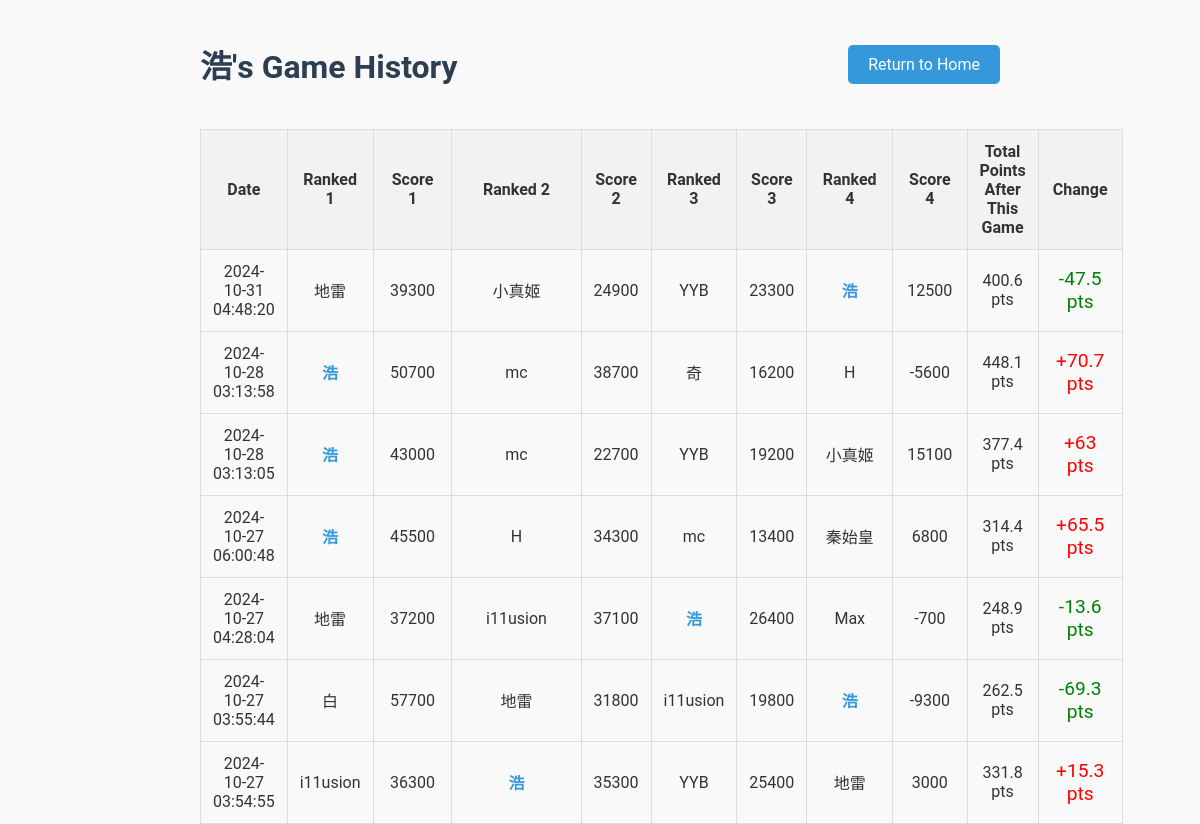
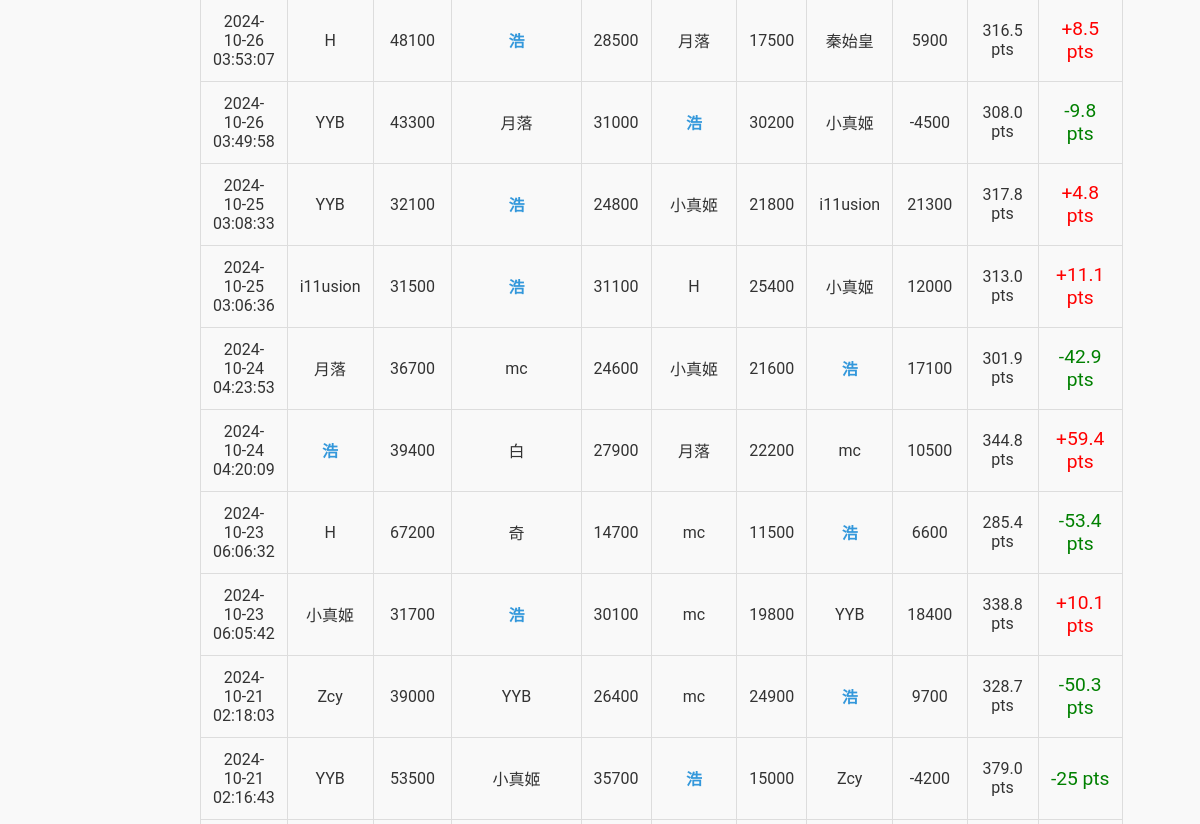
The page /player/浩 (upper part) on the database as committed earlier (2 pictures, top to bottom).
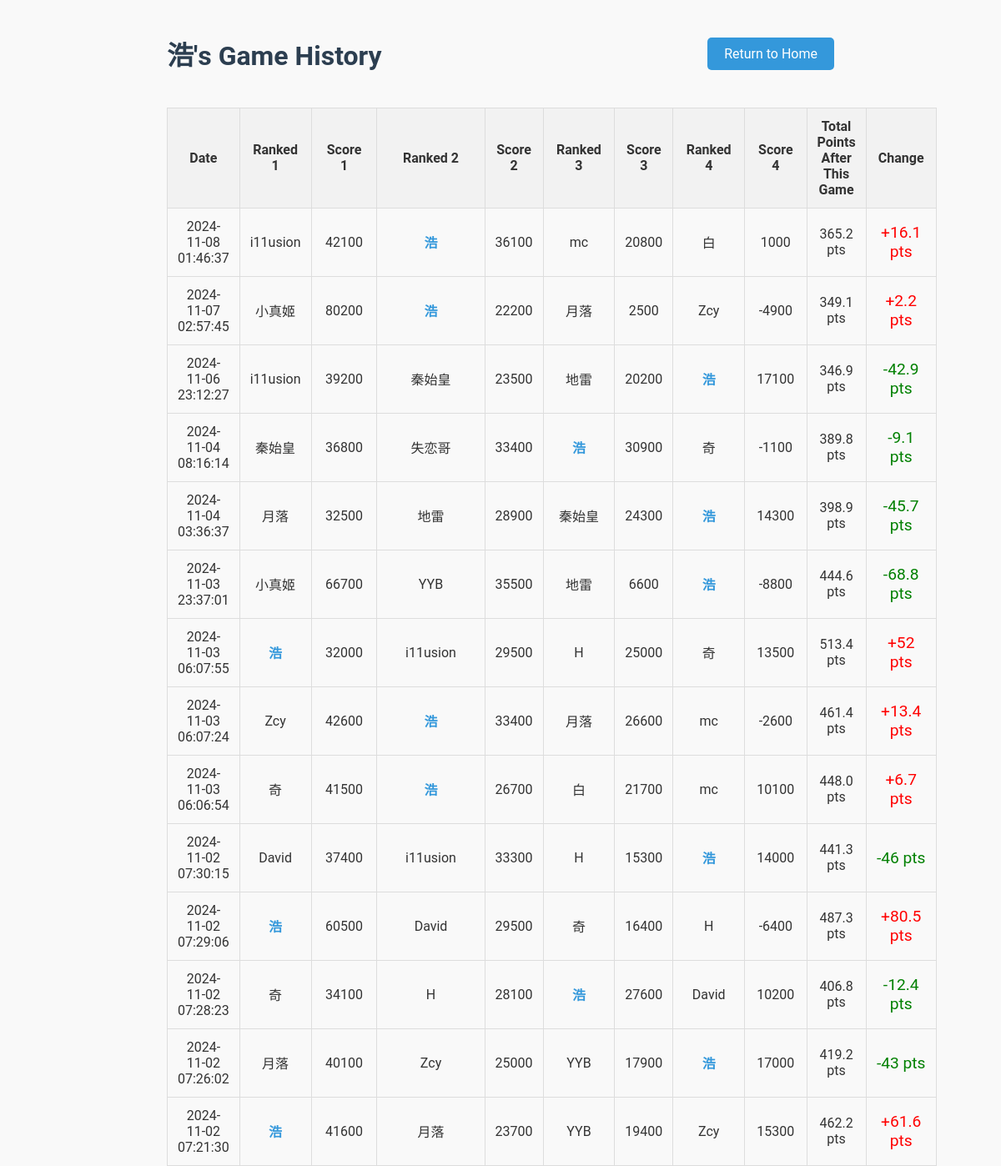
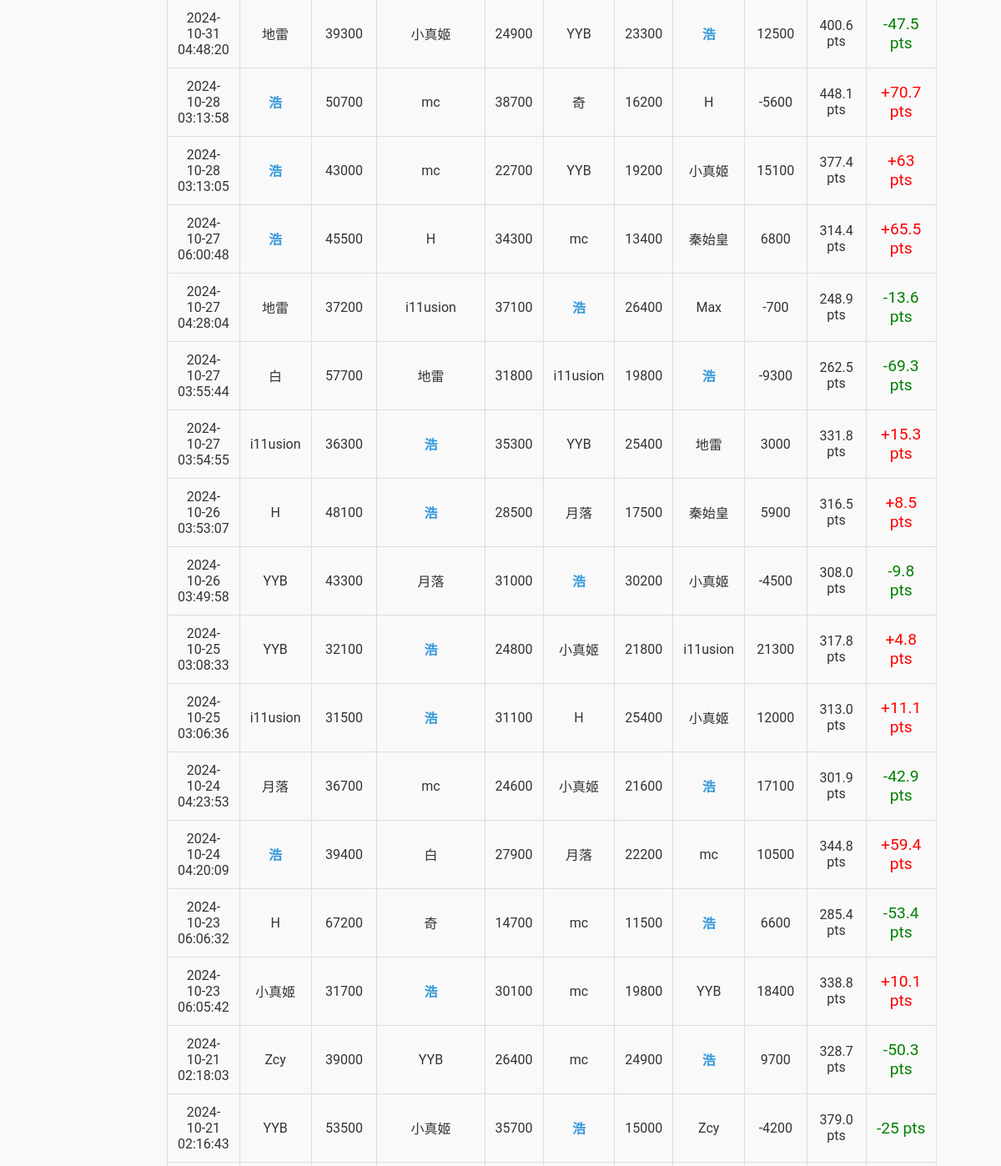
The same page on the database as committed later (2 pictures, top to bottom).
### tables this page shows
CREATE TABLE games (
    game_id INTEGER PRIMARY KEY AUTOINCREMENT,
    player1 TEXT NOT NULL,
    player2 TEXT NOT NULL,
    player3 TEXT NOT NULL,
    player4 TEXT NOT NULL,
    raw_score1 INTEGER NOT NULL,
    raw_score2 INTEGER NOT NULL,
    raw_score3 INTEGER NOT NULL,
    raw_score4 INTEGER NOT NULL,
    final_score1 INTEGER NOT NULL,
    final_score2 INTEGER NOT NULL,
    final_score3 INTEGER NOT NULL,
    final_score4 INTEGER NOT NULL,
    game_date TIMESTAMP DEFAULT CURRENT_TIMESTAMP
, is_fenix BOOLEAN DEFAULT FALSE);

### app.py (the view)
@app.route("/player/<player_name>")
def player_statistics(player_name):
    player_name = unquote(player_name)  # Decode the URL-encoded player name
    conn = get_db_connection()
    cursor = conn.cursor()
    cursor.execute("""
    SELECT game_date, player1, player2, player3, player4,
           raw_score1, raw_score2, raw_score3, raw_score4,
           final_score1, final_score2, final_score3, final_score4
    FROM games
    WHERE ? IN (player1, player2, player3, player4)
    ORDER BY game_date DESC
    """, (player_name,))
    games = cursor.fetchall()
    running_total = 0
    processed_games = []
    for game in reversed(games):
        players_and_scores = [
            (game['player1'], game['raw_score1'], game['final_score1']),
            (game['player2'], game['raw_score2'], game['final_score2']),
            (game['player3'], game['raw_score3'], game['final_score3']),
            (game['player4'], game['raw_score4'], game['final_score4'])
        ]
        players_and_scores.sort(key=lambda x: x[2], reverse=True)  # Sort by final score
        current_game_points = None
        for player, raw_score, final_score in players_and_scores:
            if player == player_name:
                current_game_points = final_score
                break
        previous_total = running_total
        running_total += current_game_points  # Update cumulative points
        processed_games.append({
            'game_date': game['game_date'],
            'players_and_scores': players_and_scores,
            'point_change': round(current_game_points, 1),
            'previous_total': round(previous_total, 1),
            'total_points_after_game': round(running_total, 1)  # Round the running total
        })
    processed_games.reverse()
    conn.close()
    return render_template("player_statistics.html", player_name=player_name, games=processed_games)

### app.py (called while the page is built)
def get_db_connection():
    conn = sqlite3.connect('mahjong.db')
    conn.row_factory = sqlite3.Row  # Return rows as dictionaries
    return conn

### templates/player_statistics.html (shortened to what this page needs)
<!DOCTYPE html>
<html lang="en">
<head>
</head>
<body>
    <div class="container">
        <div class="header-row">
            <h1>{{ player_name }}'s Game History</h1>
            <div class="return-button">
                <a href="{{ url_for('home') }}">Return to Home</a>
            </div>
        </div>
        <table>
            <tr>
                <th>Date</th>
                <th>Ranked 1</th>
                <th>Score 1</th>
                <th>Ranked 2</th>
                <th>Score 2</th>
                <th>Ranked 3</th>
                <th>Score 3</th>
                <th>Ranked 4</th>
                <th>Score 4</th>
                <th>Total Points After This Game</th>
                <th>Change</th>
            </tr>
            {% for game in games %}
            <tr>
                <td>{{ game['game_date'] }}</td>
                {% for player, raw_score, final_score in game['players_and_scores'] %}
                <td class="{% if player == player_name %}player-highlight{% endif %}">
                    {{ player }}
                </td>
                <td>{{ raw_score }}</td>
                {% endfor %}
                <td>{{ '%.1f' % game['total_points_after_game'] }} pts</td>
                <td class="point-change {% if game['point_change'] > 0 %}positive-change{% else %}negative-change{% endif %}">
                    {% if game['point_change'] > 0 %}+{% endif %}{{ game['point_change'] }} pts
                </td>
            </tr>
            {% endfor %}
        </table>
    </div>
</body>
</html>

Rows that differ between the two databases and show on the page:
now on this page (row edited): games: game_date "2024-11-08 01:46:37", player4 "i11usion", raw_score4 "42100", player2 "浩", raw_score2 "36100", player3 "mc", raw_score3 "20800", player1 "白", raw_score1 "1000", total_points_after_game "365.2", point_change "16.1"
now on this page (row edited): games: game_date "2024-11-07 02:57:45", player4 "小真姬", raw_score4 "80200", player2 "浩", raw_score2 "22200", player3 "月落", raw_score3 "2500", player1 "Zcy", raw_score1 "-4900", total_points_after_game "349.1", point_change "2.2"
now on this page (row edited): games: game_date "2024-11-06 23:12:27", player3 "i11usion", raw_score3 "39200", player4 "秦始皇", raw_score4 "23500", player1 "地雷", raw_score1 "20200", player2 "浩", raw_score2 "17100", total_points_after_game "346.9", point_change "-42.9"
now on this page (row edited): games: game_date "2024-11-04 08:16:14", player2 "秦始皇", raw_score2 "36800", player3 "失恋哥", raw_score3 "33400", player1 "浩", raw_score1 "30900", player4 "奇", raw_score4 "-1100", total_points_after_game "389.8", point_change "-9.1"
now on this page (row edited): games: game_date "2024-11-04 03:36:37", player3 "月落", raw_score3 "32500", player4 "地雷", raw_score4 "28900", player2 "秦始皇", raw_score2 "24300", player1 "浩", raw_score1 "14300", total_points_after_game "398.9", point_change "-45.7"
now on this page (row edited): games: game_date "2024-11-03 23:37:01", player4 "小真姬", raw_score4 "66700", player3 "YYB", raw_score3 "35500", player2 "地雷", raw_score2 "6600", player1 "浩", raw_score1 "-8800", total_points_after_game "444.6", point_change "-68.8"
now on this page (row edited): games: game_date "2024-11-03 06:07:55", player3 "浩", raw_score3 "32000", player4 "i11usion", raw_score4 "29500", player1 "H", raw_score1 "25000", player2 "奇", raw_score2 "13500", total_points_after_game "513.4", point_change "52"
now on this page (row edited): games: game_date "2024-11-03 06:07:24", player4 "Zcy", raw_score4 "42600", player2 "浩", raw_score2 "33400", player3 "月落", raw_score3 "26600", player1 "mc", raw_score1 "-2600", total_points_after_game "461.4", point_change "13.4"
now on this page (row edited): games: game_date "2024-11-03 06:06:54", player4 "奇", raw_score4 "41500", player2 "浩", raw_score2 "26700", player3 "白", raw_score3 "21700", player1 "mc", raw_score1 "10100", total_points_after_game "448.0", point_change "6.7"
now on this page (row edited): games: game_date "2024-11-02 07:30:15", player2 "David", raw_score2 "37400", player4 "i11usion", raw_score4 "33300", player3 "H", raw_score3 "15300", player1 "浩", raw_score1 "14000", total_points_after_game "441.3", point_change "-46"
now on this page (row edited): games: game_date "2024-11-02 07:29:06", player3 "浩", raw_score3 "60500", player1 "David", raw_score1 "29500", player2 "奇", raw_score2 "16400", player4 "H", raw_score4 "-6400", total_points_after_game "487.3", point_change "80.5"
now on this page (row edited): games: game_date "2024-11-02 07:28:23", player1 "奇", raw_score1 "34100", player3 "H", raw_score3 "28100", player4 "浩", raw_score4 "27600", player2 "David", raw_score2 "10200", total_points_after_game "406.8", point_change "-12.4"
now on this page (row edited): games: game_date "2024-11-02 07:26:02", player4 "月落", raw_score4 "40100", player3 "Zcy", raw_score3 "25000", player2 "YYB", raw_score2 "17900", player1 "浩", raw_score1 "17000", total_points_after_game "419.2", point_change "-43"
now on this page (row edited): games: game_date "2024-11-02 07:21:30", player3 "浩", raw_score3 "41600", player4 "月落", raw_score4 "23700", player2 "YYB", raw_score2 "19400", player1 "Zcy", raw_score1 "15300", total_points_after_game "462.2", point_change "61.6"
